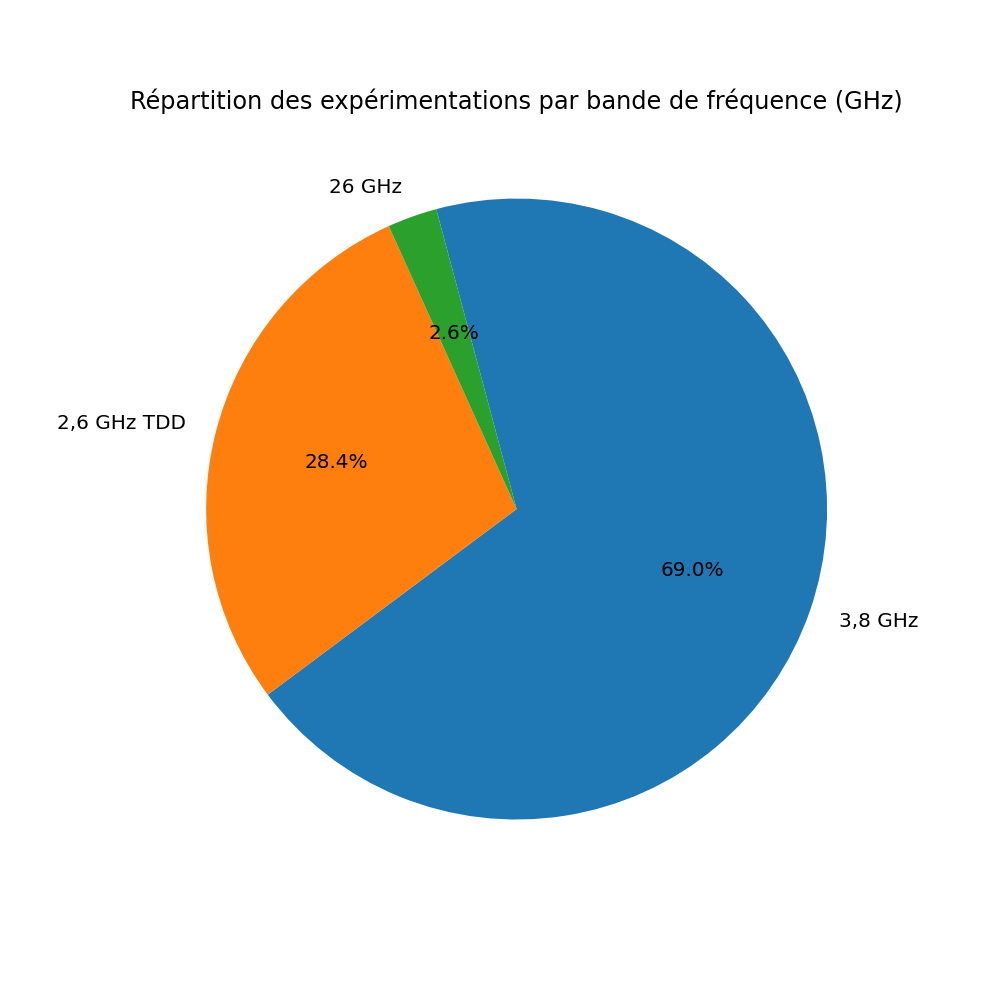

Reproduce this figure in Python.
import pandas as pd
import matplotlib.pyplot as plt

def diagramme_circulaire():
    fichier_csv=pd.read_csv(r"experimentations_5G.csv", encoding="Windows-1252", sep=";", engine="python")
    fichier_csv.head()

    bande_counts = fichier_csv['Bande de fréquences'].value_counts()

    # Diagramme circulaire automatique
    plt.figure(figsize=(7,7))
    plt.pie(
        bande_counts.values,                # valeurs à tracer
        labels=bande_counts.index,          # noms des bandes
        autopct='%1.1f%%',                  # pourcentage formaté
        startangle=105,
        counterclock=False
    )
    plt.title("Répartition des expérimentations par bande de fréquence (GHz)")
    plt.savefig("diagramme_circulaire.png")
    plt.show()

diagramme_circulaire()





